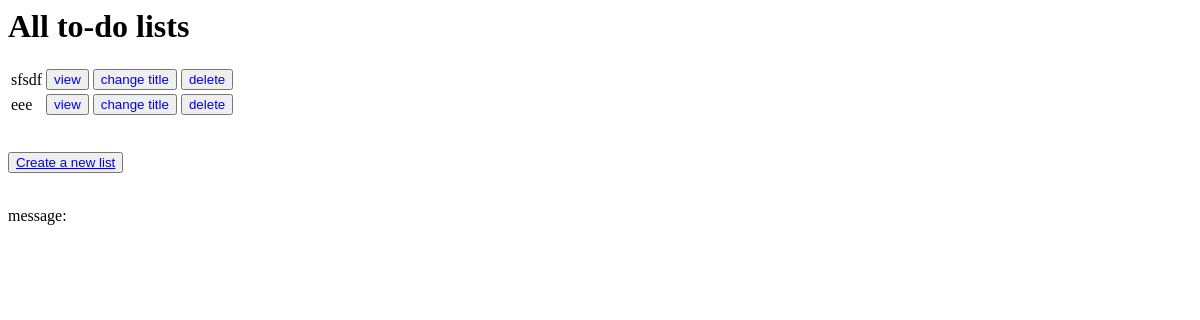
The page /v1/to-do-list/show-all/ (signed in) on the database as committed earlier.
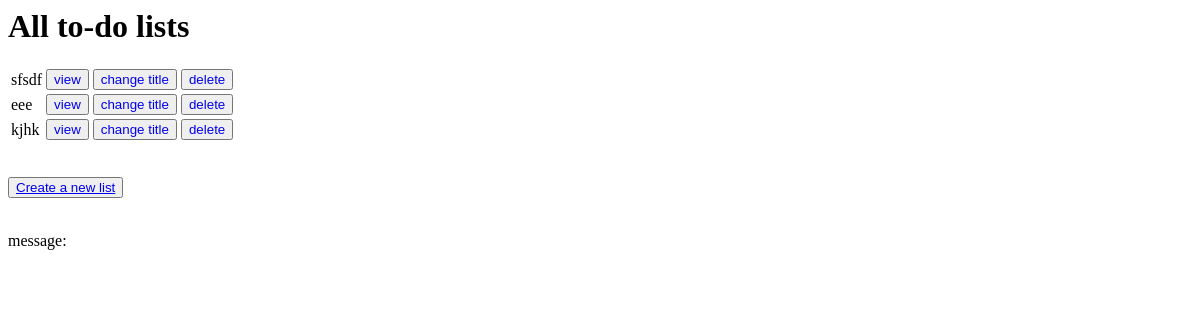
The same page on the database as committed later.
### ToDoListApp/models/to_do_list.py (models this page shows, shortened)
class ToDoList(models.Model):
    title = models.CharField(
        max_length=100,
        default="new-list",
        null=False,
        verbose_name="عنوان",
        validators=[validate_title],
    )
    owner = models.ForeignKey(
        User,
        on_delete=models.CASCADE,
        related_name="to_do_lists",
        null=True,
        verbose_name="صاحب لیست",
    )

### ToDoListApp/views/show_all_lists_view.py (the view)
# urls.py: path("to-do-list/show-all/", show_all_lists, name="v1-show-lists"),
@login_required
def show_all_lists(request):
    user = request.user
    to_do_lists = user.to_do_lists.all()
    return render(
        request, "v1/show_all_lists_template.html", {"to_do_lists": to_do_lists}
    )

### ToDoListApp/templates/v1/show_all_lists_template.html (shortened to what this page needs)
<h1>All to-do lists</h1>
<form method="post">
    <table>
        {% for to_do_list in to_do_lists %}
            <tr>
                <td>{{ to_do_list.title }}</td>
                <td>
                    <button><a href="{% url 'v1-get-list' list_id=to_do_list.id %}"
                               style="text-decoration: none;">view</a></button>
                </td>
                <td>
                    <button><a href="{% url 'v1-edit-list' list_id=to_do_list.id %}"
                               style="text-decoration: none;">change title</a></button>
                </td>
                <td>
                    <button><a href="{% url 'v1-delete-list' list_id=to_do_list.id %}"
                               style="text-decoration: none;">delete</a></button>
                </td>
            </tr>
        {% endfor %}
    </table>
    <br>
    <p>
        <button><a href="{% url 'v1-create-list' %}">Create a new list</a></button>
    </p>
</form>
message:

Rows that differ between the two databases and show on the page:
added ToDoList: title "kjhk"
